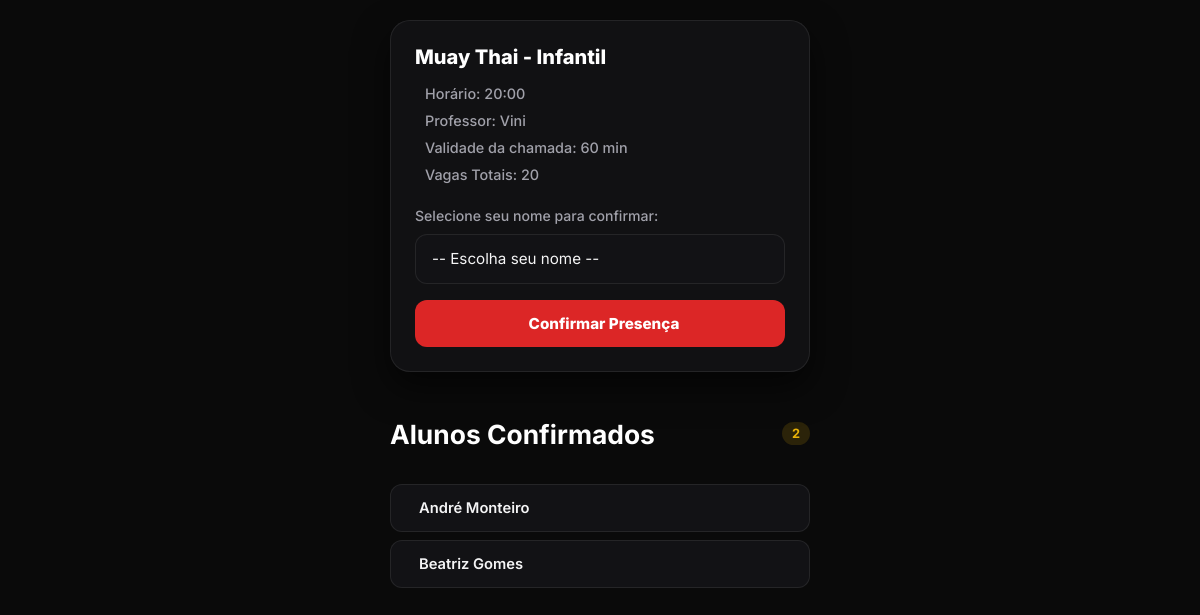
Page /aluno/turma/11 on the committed database.
### tables this page shows
CREATE TABLE turmas (
            id INTEGER PRIMARY KEY AUTOINCREMENT,
            nome TEXT NOT NULL,
            horario TEXT NOT NULL,
            professor TEXT NOT NULL,
            vagas_totais INTEGER NOT NULL,
            treinador_id INTEGER
        , criado_em DATETIME, tempo_limite_minutos INTEGER DEFAULT 60);

CREATE TABLE alunos (
            id INTEGER PRIMARY KEY AUTOINCREMENT,
            nome_completo TEXT NOT NULL,
            presencas INTEGER DEFAULT 0
        );

### app.py (the view, shortened to what this page needs)
@app.route('/aluno/turma/<int:id>', methods=['GET', 'POST'])
def aluno_turma(id):
    conn = get_db_connection()
    try:
        turma = conn.execute('SELECT * FROM turmas WHERE id = ?', (id,)).fetchone()
        if not turma:
            conn.close()
            return redirect(url_for('turma_invalida'))
        expirada = False
        if turma['criado_em']:
            criado_em_dt = datetime.strptime(str(turma['criado_em']).split('.')[0], '%Y-%m-%d %H:%M:%S')
            if (datetime.now() - criado_em_dt) > timedelta(minutes=turma['tempo_limite_minutos']):
                expirada = True
        is_treinador = 'treinador_id' in session
        if expirada and not is_treinador:
            conn.execute('DELETE FROM alunos_turma WHERE turma_id = ?', (id,))
            conn.execute('DELETE FROM turmas WHERE id = ?', (id,))
            conn.commit()
            conn.close()
            return redirect(url_for('turma_invalida'))
        todos_alunos = conn.execute('SELECT * FROM alunos WHERE id NOT IN (SELECT aluno_id FROM alunos_turma WHERE turma_id = ?) ORDER BY nome_completo ASC', (id,)).fetchall()
        alunos_confirmados = conn.execute('SELECT a.id, a.nome_completo FROM alunos a JOIN alunos_turma at ON a.id = at.aluno_id WHERE at.turma_id = ? ORDER BY a.nome_completo ASC', (id,)).fetchall()
    finally:
        if 'conn' in locals() and conn:
            conn.close()
    return render_template('aluno_turma.html', turma=turma, todos_alunos=todos_alunos, alunos_confirmados=alunos_confirmados, expirada=expirada, is_treinador=is_treinador)

### app.py (called while the page is built)
def get_db_connection():
    conn = sqlite3.connect(DB_PATH)
    conn.row_factory = sqlite3.Row
    conn.execute('PRAGMA foreign_keys = ON')
    return conn

### templates/aluno_turma.html (shortened to what this page needs)
<!DOCTYPE html>
<html lang="pt-BR">
<head>
</head>
<body>
    <main class="wrapper">
        <section class="turma-card">
            <h1>{{ turma.nome }}</h1>
            <div class="info-list">
                <span> Horário: {{ turma.horario }}</span>
                <span> Professor: {{ turma.professor }}</span>
                <span> Validade da chamada: {{ turma.tempo_limite_minutos }} min</span>
                <span> Vagas Totais: {{ turma.vagas_totais }}</span>
            </div>
            {% if expirada %}
                <div class="expired-box">
                    <i class="ph ph-lock-key" style="font-size: 2rem;"></i>
                    <h3 style="margin: 8px 0 4px 0;">Chamada Encerrada</h3>
                    <p style="font-size: 0.85rem; margin: 0;">O tempo limite desta aula expirou.</p>
                </div>
            <div id="success-confirmed" style="display: none;" class="success-box">
                <i class="ph ph-check-fat"></i>
                <h2>Presença Registrada!</h2>
                <p>Este dispositivo já confirmou presença nesta aula.</p>
                <a id="link-cancelar" href="#" class="btn-cancelar-meu-checkin">
                    <i class="ph ph-trash"></i> Desfazer Minha Presença
                </a>
            </div>
            {% else %}
                <div id="checkin-container">
                    <form method="POST" onsubmit="salvarCheckin()">
                        <label for="aluno_id" class="form-label">Selecione seu nome para confirmar:</label>
                        <div class="select-wrapper">
                            <select id="aluno_id" name="aluno_id" class="input-field" required>
                                <option value="" disabled selected>-- Escolha seu nome --</option>
                            </select>
                        </div>
                        <button type="submit" class="btn-checkin">
                            Confirmar Presença
                        </button>
                    </form>
                </div>
            {% endif %}
        </section>
        <section>
            <div class="section-header">
                <h2>Alunos Confirmados</h2>
                <span class="badge-count">{{ alunos_confirmados|length }}</span>
            </div>
            <div>
                {% for aluno in alunos_confirmados %}
                <div class="aluno-card" id="aluno-card-{{ aluno.id }}">
                    <div class="aluno-info">
                        <span class="aluno-nome">{{ aluno.nome_completo }}</span>
                    </div>
                </div>
                {% else %}
                <p style="color: var(--text-muted); text-align: center; font-size: 0.9rem;">Nenhum aluno confirmado ainda.</p>
                {% endfor %}
            </div>
        </section>
    </main>
</body>
</html>

### templates/aluno_turma.html (style rules this page uses)
:root { --bg-dark: #0a0a0a; --card-bg: rgba(18, 18, 21, 0.95); --input-bg: #121215; --border-color: rgba(255, 255, 255, 0.08); --border-hover: rgba(255, 255, 255, 0.18); --text-main: #ffffff; --text-muted: #a1a1aa; --primary: #dc2626; --primary-hover: #ef4444; --accent-gold: #eab308; --success: #10b981; }
* { box-sizing: border-box; -webkit-tap-highlight-color: transparent; }
body { font-family: 'Inter', system-ui, -apple-system, sans-serif; background: var(--bg-dark); color: var(--text-main); margin: 0; padding: 20px; display: flex; justify-content: center; min-height: 100vh; }
.wrapper { max-width: 420px; width: 100%; margin: 0 auto; padding-bottom: 40px; }
.turma-card { background: var(--card-bg); padding: 24px; border-radius: 20px; border: 1px solid var(--border-color); margin-bottom: 24px; box-shadow: 0 15px 35px rgba(0, 0, 0, 0.6); backdrop-filter: blur(10px); }
h1 { margin: 0 0 16px 0; font-size: 1.25rem; font-weight: 800; color: var(--text-main); }
.info-list { color: var(--text-muted); font-size: 0.9rem; margin-bottom: 24px; display: flex; flex-direction: column; gap: 10px; }
.info-list span { display: flex; align-items: center; gap: 10px; font-weight: 500; }
.form-label { display: block; color: var(--text-muted); font-size: 0.88rem; margin-bottom: 10px; font-weight: 500; }
.select-wrapper { position: relative; margin-bottom: 16px; }
.input-field { width: 100%; padding: 14px 40px 14px 16px; border-radius: 12px; border: 1px solid var(--border-color); background: var(--input-bg); color: #f4f4f5; font-size: 0.95rem; font-family: inherit; outline: none; appearance: none; }
.btn-checkin { background: var(--primary); color: var(--text-main); border: none; width: 100%; padding: 14px; border-radius: 12px; font-weight: 800; font-family: inherit; cursor: pointer; font-size: 0.95rem; display: flex; align-items: center; justify-content: center; gap: 8px; }
.section-header { font-size: 1.1rem; font-weight: 800; color: var(--text-main); margin-bottom: 12px; display: flex; align-items: center; justify-content: space-between; }
.badge-count { background: rgba(234, 179, 8, 0.15); color: var(--accent-gold); font-size: 0.8rem; padding: 4px 10px; border-radius: 20px; font-weight: 700; }
.aluno-card { background: var(--input-bg); padding: 14px 16px; border-radius: 12px; display: flex; align-items: center; justify-content: space-linejoin; margin-bottom: 8px; border: 1px solid var(--border-color); }
.aluno-info { display: flex; align-items: center; gap: 12px; }
.aluno-nome { font-weight: 600; color: #f4f4f5; font-size: 0.92rem; }

### rows in the picture
turmas: nome "Muay Thai - Infantil", horario "20:00", professor "Vini", tempo_limite_minutos "60", vagas_totais "20"
alunos: nome_completo "André Monteiro"
alunos: nome_completo "Beatriz Gomes"

### other values in the picture
{{ alunos_confirmados|length }} "2"
